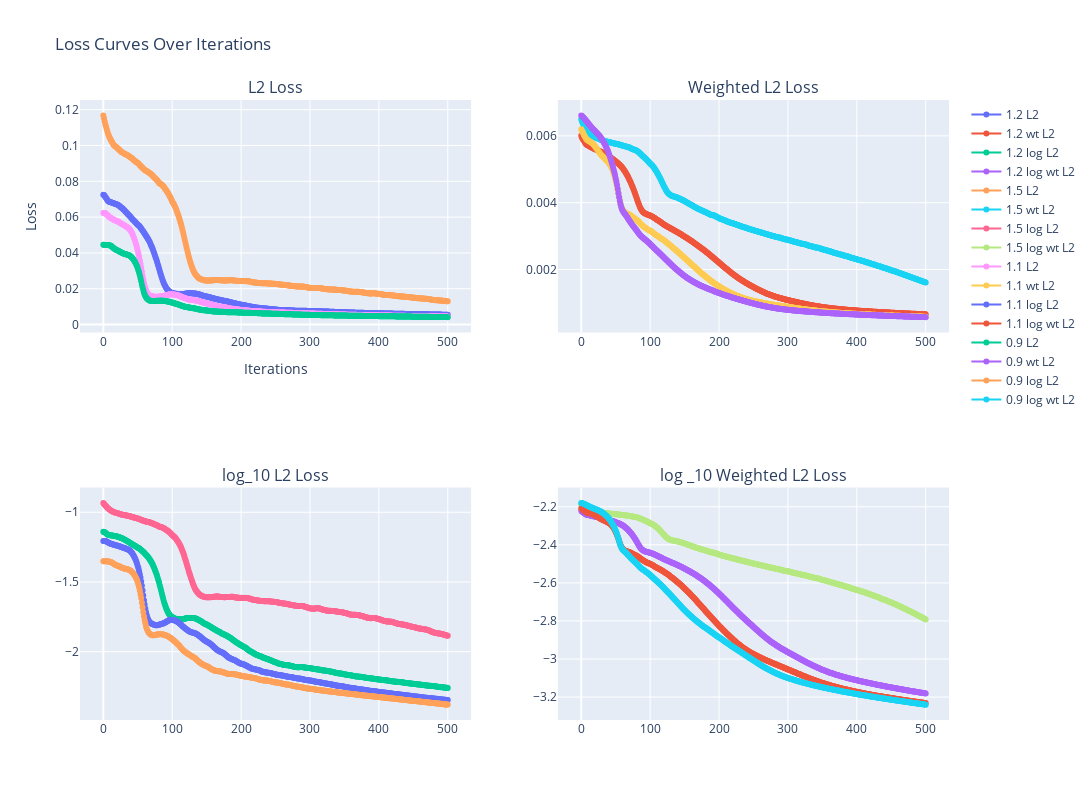

Notebook source saved alongside this figure:
### Markdown cell above
# For only 2 Losses

### Code cell
from pathlib import Path
import numpy as np
import plotly.graph_objects as go
from plotly.subplots import make_subplots

parent_dir = Path("")
prefix = "Results_cow_zoom_"
folders = [d.name + "/Meshes/" for d in parent_dir.iterdir() if d.is_dir() and d.name.startswith(prefix)]

print('Plots extracted from folders:\n', folders)

# Create subplots (1 row, 3 columns)
fig = make_subplots(rows=2, cols=2, subplot_titles=["L2 Loss", "Weighted L2 Loss", "log_10 L2 Loss", "log _10 Weighted L2 Loss"])

for folder in folders:
    # Load loss values from three .npy files
    loss1 = np.load(folder+"loss_mse.npy")
    loss2 = np.load(folder+"loss_mse_wt.npy")

    # Ensure all arrays have the same length
    if not (len(loss1) == len(loss2)):
        raise ValueError("All .npy files must have the same length.")

    # Create x-axis values
    iterations = np.arange(0, len(loss1))

    # Add traces for each loss curve
    fig.add_trace(go.Scatter(x=iterations, y=loss1, mode="markers+lines", name=folder.split('/')[0].split(prefix)[-1]+" L2"), row=1, col=1)
    fig.add_trace(go.Scatter(x=iterations, y=loss2, mode="markers+lines", name=folder.split('/')[0].split(prefix)[-1]+" wt L2"), row=1, col=2)

    fig.add_trace(go.Scatter(x=iterations, y=np.log10(loss1), mode="markers+lines", name=folder.split('/')[0].split(prefix)[-1]+" log L2"), row=2, col=1)
    fig.add_trace(go.Scatter(x=iterations, y=np.log10(loss2), mode="markers+lines", name=folder.split('/')[0].split(prefix)[-1]+" log wt L2"), row=2, col=2)

# Update layout for better visualization
fig.update_layout(
    title="Loss Curves Over Iterations",
    xaxis_title="Iterations",
    yaxis_title="Loss",
    yaxis1 = dict(range = [0,None]),
    yaxis2 = dict(range = [0,None]),
    height = 800,
    width = 1200
)
#fig.update_yaxes(range = [0,None])

# Show interactive plot
fig.show()

### Figure 1 — Plotly figure (JSON) as saved in the notebook; plotly's stock layout.template omitted (floating-point values rounded to 4 significant figures; data arrays with more than 128 entries replaced by an {"elided": "..."} marker saying what was removed)
{"data": [{"mode": "markers+lines", "name": "1.2 L2", "type": "scatter", "x": {"elided": "501 int values"}, "xaxis": "x", "y": {"elided": "501 float values"}, "yaxis": "y"}, {"mode": "markers+lines", "name": "1.2 wt L2", "type": "scatter", "x": {"elided": "501 int values"}, "xaxis": "x2", "y": {"elided": "501 float values"}, "yaxis": "y2"}, {"mode": "markers+lines", "name": "1.2 log L2", "type": "scatter", "x": {"elided": "501 int values"}, "xaxis": "x3", "y": {"elided": "501 float values"}, "yaxis": "y3"}, {"mode": "markers+lines", "name": "1.2 log wt L2", "type": "scatter", "x": {"elided": "501 int values"}, "xaxis": "x4", "y": {"elided": "501 float values"}, "yaxis": "y4"}, {"mode": "markers+lines", "name": "1.5 L2", "type": "scatter", "x": {"elided": "501 int values"}, "xaxis": "x", "y": {"elided": "501 float values"}, "yaxis": "y"}, {"mode": "markers+lines", "name": "1.5 wt L2", "type": "scatter", "x": {"elided": "501 int values"}, "xaxis": "x2", "y": {"elided": "501 float values"}, "yaxis": "y2"}, {"mode": "markers+lines", "name": "1.5 log L2", "type": "scatter", "x": {"elided": "501 int values"}, "xaxis": "x3", "y": {"elided": "501 float values"}, "yaxis": "y3"}, {"mode": "markers+lines", "name": "1.5 log wt L2", "type": "scatter", "x": {"elided": "501 int values"}, "xaxis": "x4", "y": {"elided": "501 float values"}, "yaxis": "y4"}, {"mode": "markers+lines", "name": "1.1 L2", "type": "scatter", "x": {"elided": "501 int values"}, "xaxis": "x", "y": {"elided": "501 float values"}, "yaxis": "y"}, {"mode": "markers+lines", "name": "1.1 wt L2", "type": "scatter", "x": {"elided": "501 int values"}, "xaxis": "x2", "y": {"elided": "501 float values"}, "yaxis": "y2"}, {"mode": "markers+lines", "name": "1.1 log L2", "type": "scatter", "x": {"elided": "501 int values"}, "xaxis": "x3", "y": {"elided": "501 float values"}, "yaxis": "y3"}, {"mode": "markers+lines", "name": "1.1 log wt L2", "type": "scatter", "x": {"elided": "501 int values"}, "xaxis": "x4", "y": {"elided": "501 float values"}, "yaxis": "y4"}, {"mode": "markers+lines", "name": "0.9 L2", "type": "scatter", "x": {"elided": "501 int values"}, "xaxis": "x", "y": {"elided": "501 float values"}, "yaxis": "y"}, {"mode": "markers+lines", "name": "0.9 wt L2", "type": "scatter", "x": {"elided": "501 int values"}, "xaxis": "x2", "y": {"elided": "501 float values"}, "yaxis": "y2"}, {"mode": "markers+lines", "name": "0.9 log L2", "type": "scatter", "x": {"elided": "501 int values"}, "xaxis": "x3", "y": {"elided": "501 float values"}, "yaxis": "y3"}, {"mode": "markers+lines", "name": "0.9 log wt L2", "type": "scatter", "x": {"elided": "501 int values"}, "xaxis": "x4", "y": {"elided": "501 float values"}, "yaxis": "y4"}], "layout": {"annotations": [{"font": {"size": 16}, "showarrow": false, "text": "L2 Loss", "x": 0.225, "xanchor": "center", "xref": "paper", "y": 1, "yanchor": "bottom", "yref": "paper"}, {"font": {"size": 16}, "showarrow": false, "text": "Weighted L2 Loss", "x": 0.775, "xanchor": "center", "xref": "paper", "y": 1, "yanchor": "bottom", "yref": "paper"}, {"font": {"size": 16}, "showarrow": false, "text": "log_10 L2 Loss", "x": 0.225, "xanchor": "center", "xref": "paper", "y": 0.375, "yanchor": "bottom", "yref": "paper"}, {"font": {"size": 16}, "showarrow": false, "text": "log _10 Weighted L2 Loss", "x": 0.775, "xanchor": "center", "xref": "paper", "y": 0.375, "yanchor": "bottom", "yref": "paper"}], "height": 800, "title": {"text": "Loss Curves Over Iterations"}, "width": 1200, "xaxis": {"anchor": "y", "domain": [0, 0.45], "title": {"text": "Iterations"}}, "xaxis2": {"anchor": "y2", "domain": [0.55, 1]}, "xaxis3": {"anchor": "y3", "domain": [0, 0.45]}, "xaxis4": {"anchor": "y4", "domain": [0.55, 1]}, "yaxis": {"anchor": "x", "domain": [0.625, 1], "range": [0, null], "title": {"text": "Loss"}}, "yaxis2": {"anchor": "x2", "domain": [0.625, 1], "range": [0, null]}, "yaxis3": {"anchor": "x3", "domain": [0, 0.375]}, "yaxis4": {"anchor": "x4", "domain": [0, 0.375]}}}
